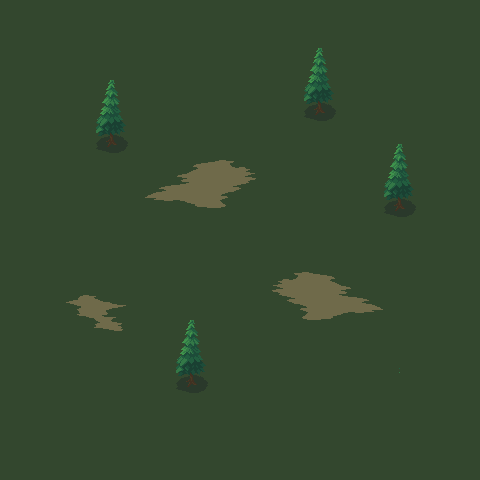

Tiled map render using the project's own tile images. Description and the map definition, with tile-layer contents summarised, below:
An orthogonal 30x30 tile map with 16x16 px tiles, 4 tile layers (Tile Layer 1, Tile Layer 2, Tile Layer 3, Tile Layer 4), 2 tilesets and 4 objects.

<map version="1.10" tiledversion="git" orientation="orthogonal" renderorder="right-down" width="30" height="30" tilewidth="16" tileheight="16" infinite="0" nextlayerid="7" nextobjectid="5">
 <tileset firstgid="1" source="forest-ground.tsx" />
 <tileset firstgid="925" source="forest-objects.tsx" />
 <layer id="1" name="Tile Layer 1" width="30" height="30">
  <data>[900 cells, 900 non-empty, 1 distinct tile ids]</data>
 </layer>
 <layer id="2" name="Tile Layer 2" width="30" height="30">
  <data>[900 cells, 68 non-empty, 40 distinct tile ids]</data>
 </layer>
 <layer id="3" name="Tile Layer 3" width="30" height="30">
  <data>[900 cells, 32 non-empty, 13 distinct tile ids]</data>
 </layer>
 <objectgroup id="6" name="Collision">
  <object id="1" x="190.52" y="375.267" />
  <object id="2" x="398.938" y="202.067" />
  <object id="3" x="318.688" y="107.384" />
  <object id="4" x="108.985" y="140.733" width="5" height="5" />
 </objectgroup>
 <layer id="4" name="Tile Layer 4" width="30" height="30">
  <data>[900 cells, 24 non-empty, 6 distinct tile ids]</data>
 </layer>
</map>
